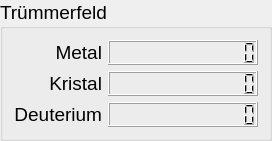
         <widget class="QGroupBox" name="groupBox_6">
          <property name="font">
           <font>
            <pointsize>14</pointsize>
           </font>
          </property>
          <property name="title">
           <string>Trümmerfeld</string>
          </property>
          <layout class="QGridLayout" name="gridLayout_9">
           <item row="2" column="0">
            <widget class="QLabel" name="label_55">
             <property name="font">
              <font>
               <pointsize>14</pointsize>
              </font>
             </property>
             <property name="text">
              <string>Deuterium</string>
             </property>
             <property name="alignment">
              <set>Qt::AlignRight|Qt::AlignTrailing|Qt::AlignVCenter</set>
             </property>
            </widget>
           </item>
           <item row="0" column="1">
            <widget class="QLCDNumber" name="tfMet">
             <property name="minimumSize">
              <size>
               <width>150</width>
               <height>25</height>
              </size>
             </property>
             <property name="font">
              <font>
               <pointsize>14</pointsize>
              </font>
             </property>
             <property name="locale">
              <locale language="German" country="Switzerland"/>
             </property>
             <property name="smallDecimalPoint">
              <bool>false</bool>
             </property>
             <property name="digitCount">
              <number>12</number>
             </property>
             <property name="segmentStyle">
              <enum>QLCDNumber::Filled</enum>
             </property>
            </widget>
           </item>
           <item row="1" column="0">
            <widget class="QLabel" name="label_44">
             <property name="font">
              <font>
               <pointsize>14</pointsize>
              </font>
             </property>
             <property name="text">
              <string>Kristal</string>
             </property>
             <property name="alignment">
              <set>Qt::AlignRight|Qt::AlignTrailing|Qt::AlignVCenter</set>
             </property>
            </widget>
           </item>
           <item row="1" column="1">
            <widget class="QLCDNumber" name="tfKris">
             <property name="minimumSize">
              <size>
               <width>150</width>
               <height>25</height>
              </size>
             </property>
             <property name="font">
              <font>
               <pointsize>14</pointsize>
              </font>
             </property>
             <property name="locale">
              <locale language="German" country="Switzerland"/>
             </property>
             <property name="smallDecimalPoint">
              <bool>false</bool>
             </property>
             <property name="digitCount">
              <number>12</number>
             </property>
             <property name="segmentStyle">
              <enum>QLCDNumber::Filled</enum>
             </property>
            </widget>
           </item>
           <item row="2" column="1">
            <widget class="QLCDNumber" name="tfDeut">
             <property name="minimumSize">
              <size>
               <width>150</width>
               <height>25</height>
              </size>
             </property>
             <property name="font">
              <font>
               <pointsize>14</pointsize>
              </font>
             </property>
             <property name="locale">
              <locale language="German" country="Switzerland"/>
             </property>
             <property name="smallDecimalPoint">
              <bool>false</bool>
             </property>
             <property name="digitCount">
              <number>12</number>
             </property>
             <property name="segmentStyle">
              <enum>QLCDNumber::Filled</enum>
             </property>
            </widget>
           </item>
           <item row="0" column="0">
            <widget class="QLabel" name="label_43">
             <property name="font">
              <font>
               <pointsize>14</pointsize>
              </font>
             </property>
             <property name="layoutDirection">
              <enum>Qt::RightToLeft</enum>
             </property>
             <property name="text">
              <string>Metal</string>
             </property>
             <property name="alignment">
              <set>Qt::AlignRight|Qt::AlignTrailing|Qt::AlignVCenter</set>
             </property>
            </widget>
           </item>
          </layout>
         </widget>
